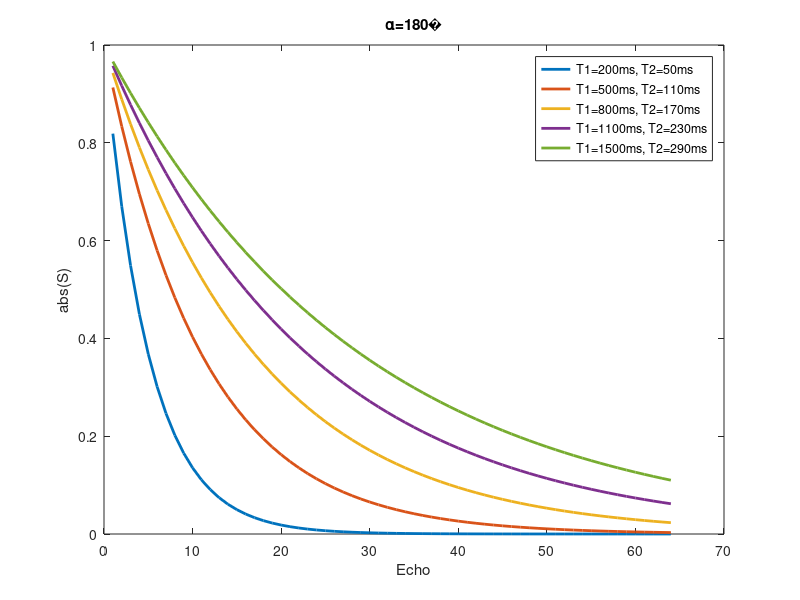
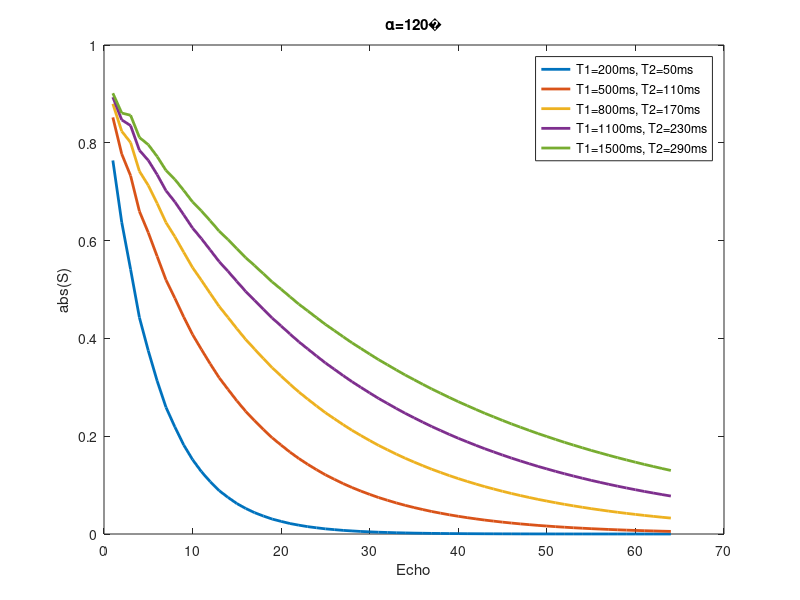
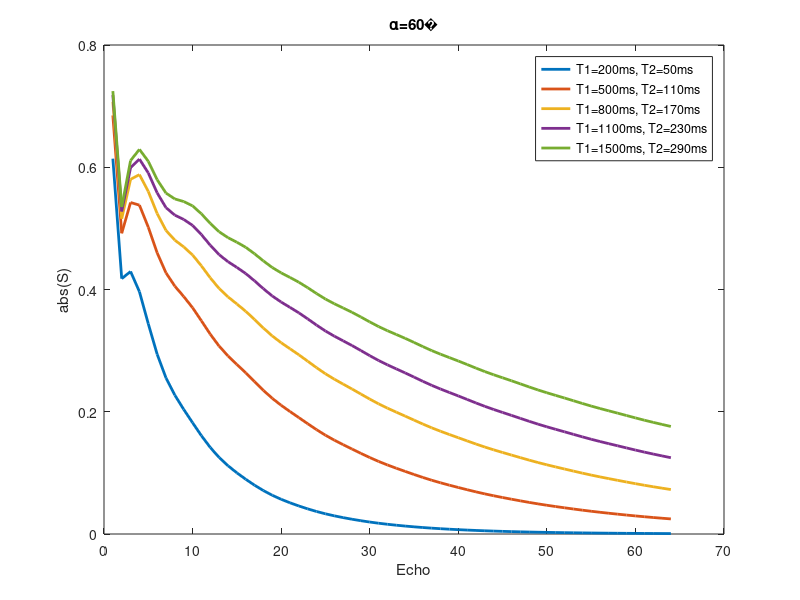
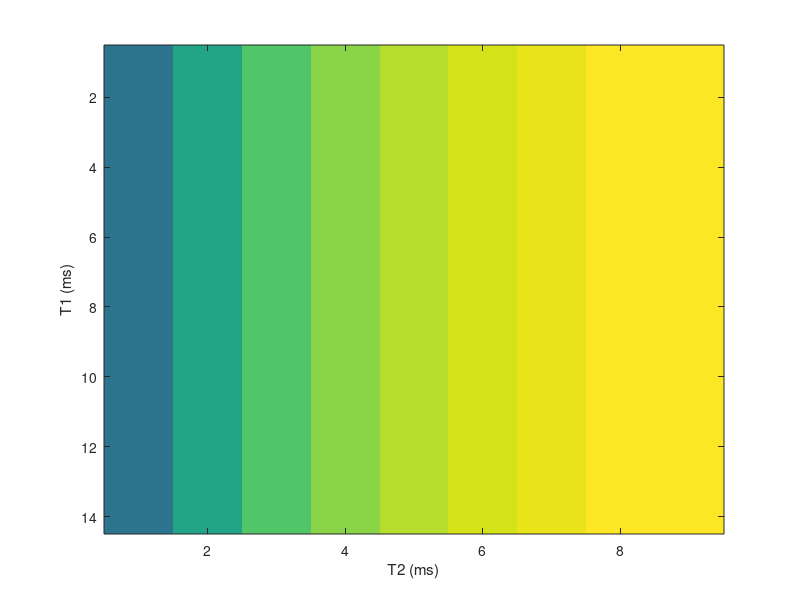

These charts were generated, in order, by the following MATLAB code: (Note: this script raises an error after producing the figures.)
function hw_2()
%% clear workspace
clear;
close all;
clc

% run question 1
q1()

% run question 2
q2()
end

%% Question 1
function q1()
% Question 1a
% (see functions below)
T1s = [200 500 800 1100 1500];
T2s = [50 110 170 230 290];
LW = 2;
numPlots = 5;
ETL = 64;

% Question 1ai
alpha = 180;
legstr = cell(1, numPlots);
figure;
for i = 1:numPlots
    T1 = T1s(i);
    T2 = T2s(i);
    M = epg_fse(alpha * pi / 180, T1, T2, ETL);
    plot(abs(M), 'LineWidth', LW)
    hold on
    xlabel('Echo')
    ylabel('abs(S)')
    title(['\alpha=' num2str(alpha) char(176)])
    legstr{i} = sprintf('T1=%dms, T2=%dms', T1, T2);
end
legend(legstr)

% Question 1aii
alpha = 120;
legstr = cell(1, numPlots);
figure;
for i = 1:numPlots
    T1 = T1s(i);
    T2 = T2s(i);
    M = epg_fse(alpha * pi / 180, T1, T2, ETL);
    plot(abs(M), 'LineWidth', LW)
    hold on
    xlabel('Echo')
    ylabel('abs(S)')
    title(['\alpha=' num2str(alpha) char(176)])
    legstr{i} = sprintf('T1=%dms, T2=%dms', T1, T2);
end
legend(legstr)

% Question 1aiii
alpha = 60;
legstr = cell(1, numPlots);
figure;
for i = 1:numPlots
    T1 = T1s(i);
    T2 = T2s(i);
    M = epg_fse(alpha * pi / 180, T1, T2, ETL);
    plot(abs(M), 'LineWidth', LW)
    hold on
    xlabel('Echo')
    ylabel('abs(S)')
    title(['\alpha=' num2str(alpha) char(176)])
    legstr{i} = sprintf('T1=%dms, T2=%dms', T1, T2);
end
legend(legstr)

% Question 1b
T1s = 200:100:1500;
T2s = 50:30:300;
alphas = [180 120 60];
echonum = [6 16 32 48];
for i = 1:length(alphas)
    alpha = alphas(i);
    cntplt = zeros(length(T1s), length(T2s), length(echonum));
    for j = 1:length(T1s)
        T1 = T1s(j);
        for k = 1:length(T2s)
            T2 = T2s(k);
            M = epg_fse(alpha * pi / 180, T1, T2, ETL);
            M = abs(M);
            cntplt(j, k, :) = M(echonum);
        end
    end
    for j = 1:length(echonum)
        figure;
        imagesc(abs(cntplt(:, :, j)));
        caxis([0 0.8]);
        xlabel('T2 (ms)')
        ylabel('T1 (ms)')
        set(gca, 'XTickLabels', T2s)
        set(gca, 'YTickLabels', T1s)
        c = colorbar;
        c.Label.String = 'abs(S)';
        set(gca, 'YDir', 'normal')
        title(['\alpha = ' num2str(alpha) char(176) ', Echo = ' num2str(echonum(j))])
    end
end
end

%% Functions for question 1
% code in this section built off of epg simulations in Rad229
% simulate FSE
function S = epg_fse(alpha, T1, T2, ETL)
% initial parameters
alpha_init = pi / 2; % 90 deg
dt = 5; % ms
P = zeros(3, 2 * ETL);
P(3, 1) = 1;
alpha1 = alpha + ((pi / 2) - (alpha / 2));
S = zeros(1, ETL);

% initial flip
P = rf(P, alpha_init, alpha_init);
for i = 1:ETL
    P = relax(P, T1, T2, dt);
    if i == 1
        P = rf(P, abs(alpha1), angle(alpha1));
    else
        P = rf(P, abs(alpha), angle(alpha));
    end
    P = relax(P, T1, T2, dt);

    S(i) = P(1, 1);
end
end

% simulate rf pulse
function P = rf(P0, alpha, phi)
R = [((cos(alpha / 2)) ^ 2) (exp(2 * 1i * phi) * (sin(alpha / 2)) ^ 2) (-1i * exp(1i * phi) * sin(alpha));
    (exp(-2 * 1i * phi) * (sin(alpha / 2)) ^ 2) ((cos(alpha / 2)) ^ 2) (1i * exp(-1i * phi) * sin(alpha));
    (-1i / 2 *exp(-1i * phi) * sin(alpha)) (1i / 2 * exp(1i * phi) * sin(alpha)) (cos(alpha))];

P = R * P0;
end

% simulate relaxation
function P = relax(P0, T1, T2, dt)
E2 = exp(-dt / T2);
E1 = exp(-dt / T1);

A = [E2 0 0;
    0 E2 0;
    0 0 E1];

B = 1 - E1;
P = A * P0;
P(3, 1) = P(3, 1) + B;

% include gradients
P(1, :) = circshift(P(1, :), [0 1]);
P(2, :) = circshift(P(2, :), [0 -1]);
P(2, end) = 0;
P(1, 1) = conj(P(2, 1));
end

%% Question 2
function q2()
% (see functions below)
% load in data
load('brain_maps.mat')
LW = 2;

% Question 2a
% T1-weighting
TR = 500; % ms
TE = 15; % ms
t1w = zeros(size(T1map));
for i = 1:numel(t1w)
    t1w(i) = spin_echo(T1map(i), T2map(i), TE, TR, 0);
end
t1w = M0map .* t1w;
figure;
imagesc(abs(t1w)); colormap('gray');
title('T1-weighted')

% PD-weighting
TR = 4000; % ms
TE = 15; % ms
pdw = zeros(size(T1map));
for i = 1:numel(pdw)
    pdw(i) = spin_echo(T1map(i), T2map(i), TE, TR, 0);
end
pdw = M0map .* pdw;
figure;
imagesc(abs(pdw)); colormap('gray');
title('PD-weighted')

% T2-weighting
TR = 6000; % ms
TE = 100; % ms
t2w = zeros(size(T1map));
for i = 1:numel(t1w)
    t2w(i) = spin_echo(T1map(i), T2map(i), TE, TR, 0);
end
t2w = M0map .* t2w;
figure;
imagesc(abs(t2w)); colormap('gray');
title('T2-weighted')

% Question 2bi
T1s = [1000 1000 2000 2000];
T2s = [50 100 50 100];
ETL = 32;
TR = 3000; % ms
TE = 5; % ms
nTRs = 5;
figure;
legstr = cell(1, length(T1s));
for i = 1:length(T1s)
    T1 = T1s(i);
    T2 = T2s(i);
    S = fast_spin_echo(T1, T2, TE, TR, 0, ETL, nTRs);
    plot(abs(S((end-ETL+1):end)), 'LineWidth', LW)
    xlabel('Echo')
    ylabel('abs(S)')
    legstr{i} = sprintf('T1=%dms, T2=%dms', T1, T2);
    hold on
end
legend(legstr)

% Question 2bii
TEeff = 80; % ms
ESP = 5; % ms
ETL = 32;
TEs = 0:ESP:(ESP*ETL);
TEs(1) = [];
kcentecho = find(TEs == TEeff);
kspacetot = zeros([size(T1map), length(TEs)]);
imgs = zeros([size(T1map), length(TEs)]);
for j = 1:numel(t1w)
    [row, col] = ind2sub(size(T1map), j);
    M = fast_spin_echo(T1map(j), T2map(j), ESP, TR, 0, ETL, 1);
    imgs(row, col, :) = M;
end
imgs(isnan(imgs)) = 0;
for i = 1:length(TEs)
    imgs(:, :, i) = M0map .* imgs(:, :, i);
    kspacetot(:, :, i) = fftshift(fft2(imgs(:, :, i)));
end

kspace = zeros(size(T1map));
slabsize = size(T1map, 1) / ETL;
slabstart = 1:slabsize:size(T1map, 1);
slabend = slabstart + slabsize - 1;
kspacelines = kcentecho;
echonum = kcentecho;
for i = 1:(ETL/2)
    min1 = kcentecho - i;
    if min1 < 1
        min1 = ETL + kcentecho - i;
    end
    plu1 = kcentecho + i;
    if plu1 > ETL
        plu1 = kcentecho + i - ETL;
    end
    kspacelines = [kspacelines min1 plu1];
    echonum = [echonum plu1 plu1];
end
kspacelines(kspacelines < 1 | kspacelines > ETL) = [];
for i = 1:length(TEs)
    curslab = kspacelines(i);
    kspace(slabstart(curslab):slabend(curslab), :) = kspacetot(slabstart(curslab):slabend(curslab), :, echonum(i));
end
imgeff = ifft2(kspace);
figure;
imagesc(abs(imgeff)); colormap('gray');
title(sprintf('TE_{eff} = %dms', TEeff))

figure;
imagesc(abs(imgeff)); colormap('gray');
title(sprintf('ETL = %d', ETL))

% Question 2biii
TEeff = 40; % ms
kcentecho = find(TEs == TEeff);
kspace = zeros(size(T1map));
echonum = kcentecho;
for i = 1:(ETL/2)
    plu1 = kcentecho + i;
    if plu1 > ETL
        plu1 = kcentecho + i - ETL;
    end
    echonum = [echonum plu1 plu1];
end
for i = 1:length(TEs)
    curslab = kspacelines(i);
    kspace(slabstart(curslab):slabend(curslab), :) = kspacetot(slabstart(curslab):slabend(curslab), :, echonum(i));
end
imgeff = ifft2(kspace);
figure;
imagesc(abs(imgeff)); colormap('gray');
title(sprintf('TE_{eff} = %dms', TEeff))

TEeff = 120; % ms
kcentecho = find(TEs == TEeff);
kspace = zeros(size(T1map));
echonum = kcentecho;
for i = 1:(ETL/2)
    plu1 = kcentecho + i;
    if plu1 > ETL
        plu1 = kcentecho + i - ETL;
    end
    echonum = [echonum plu1 plu1];
end
for i = 1:length(TEs)
    curslab = kspacelines(i);
    kspace(slabstart(curslab):slabend(curslab), :) = kspacetot(slabstart(curslab):slabend(curslab), :, echonum(i));
end
imgeff = ifft2(kspace);
figure;
imagesc(abs(imgeff)); colormap('gray');
title(sprintf('TE_{eff} = %dms', TEeff))

% Question 2biv
TEeff = 80; % ms
ESP = 5; % ms
ETLs = [16 64 128];
for k = 1:length(ETLs)
    ETL = ETLs(k);
    TEs = 0:ESP:(ESP*ETL);
    TEs(1) = [];
    kcentecho = find(TEs == TEeff);
    kspacetot = zeros([size(T1map), length(TEs)]);
    imgs = zeros([size(T1map), length(TEs)]);
    for j = 1:numel(t1w)
        [row, col] = ind2sub(size(T1map), j);
        M = fast_spin_echo(T1map(j), T2map(j), ESP, TR, 0, ETL, 1);
        imgs(row, col, :) = M;
    end
    imgs(isnan(imgs)) = 0;
    for i = 1:length(TEs)
        imgs(:, :, i) = M0map .* imgs(:, :, i);
        kspacetot(:, :, i) = fftshift(fft2(imgs(:, :, i)));
    end

    kspace = zeros(size(T1map));
    slabsize = size(T1map, 1) / ETL;
    slabstart = 1:slabsize:size(T1map, 1);
    slabend = slabstart + slabsize - 1;
    kspacelines = kcentecho;
    for i = 1:(ETL/2)
        min1 = kcentecho - i;
        if min1 < 1
            min1 = ETL + kcentecho - i;
        end
        plu1 = kcentecho + i;
        if plu1 > ETL
            plu1 = kcentecho + i - ETL;
        end
        kspacelines = [kspacelines min1 plu1];
    end
    kspacelines(kspacelines < 1 | kspacelines > ETL) = [];
    for i = 1:length(TEs)
        curslab = kspacelines(i);
        kspace(slabstart(curslab):slabend(curslab), :) = kspacetot(slabstart(curslab):slabend(curslab), :, curslab);
    end
    imgeff = ifft2(kspace);
    figure;
    imagesc(abs(imgeff)); colormap('gray');
    title(sprintf('ETL = %d', ETL))
end

% single echo image
imgse = zeros(size(T1map));
TE = 80; % ms
for i = 1:numel(imgse)
    imgse(i) = spin_echo(T1map(i), T2map(i), TE, TR, 0);
end
imgse = M0map .* imgse;
figure;
imagesc(abs(imgse)); colormap('gray');
title('Single Echo TE=80ms')
end

%% Functions for question 2
% code in this section built off of bloch simulations in Rad229 
function M = spin_echo(T1, T2, TE, TR, dfreq)
% rf pulses
Flip90 = rotate_y(pi / 2);
Refoc180 = rotate_x(pi);

% precession
[R_tr, b_tr] = freeprecess(TR - TE, dfreq, T1, T2);
[R_te_2, b_te_2] = freeprecess(TE / 2, dfreq, T1, T2);

% apply RF pulses
R_tr = [0 0 0; 0 0 0; 0 0 1] * R_tr;
Mss = inv(eye(3) - R_te_2 * Refoc180 * R_te_2 * Flip90 * R_tr) * (b_te_2 + R_te_2 * Refoc180 * (b_te_2 + R_te_2 * Flip90 * b_tr));
M = Mss(1) + 1i * Mss(2);
end

function Rx = rotate_x(alpha)
% function to rotate alpha (in radians) around x-axis
Rx = [1 0 0;
    0 cos(alpha) -sin(alpha);
    0 sin(alpha) cos(alpha)];
end

function Ry = rotate_y(alpha)
% function to rotate alpha (in radians) around y-axis
Ry = [cos(alpha) 0 sin(alpha);
    0 1 0;
    -sin(alpha) 0 cos(alpha)];
end

function Rz = rotate_z(phi)
% function to rotate phi (in radians) around z-axis
Rz = [cos(phi) -sin(phi) 0;
    sin(phi) cos(phi) 0;
    0 0 1];
end

function [A, b] = freeprecess(T,df,T1,T2)
% function to simulate precession
phi = 2*pi*df*(T * 10 ^ -3);
E1 = exp(-T/T1);
E2 = exp(-T/T2);

A = [E2 0 0;0 E2 0;0 0 E1]*rotate_z(phi);
b = [0 0 1-E1]';
end

function Mtot = fast_spin_echo(T1, T2, TE, TR, dfreq, ETL, nTRs)
Mtot = [];
% rf pulses
Flip90 = rotate_y(pi / 2);
Refoc180 = rotate_x(pi);

% precession
[R_tr, b_tr] = freeprecess(TR - ETL * TE, dfreq, T1, T2);
[R_te_2, b_te_2] = freeprecess(TE / 2, dfreq, T1, T2);

% apply RF pulses
R_tr = [0 0 0; 0 0 0; 0 0 1] * R_tr;
R = eye(3);
b = [0; 0; 0];

for k = 1:nTRs
    % echos
    for j = 1:ETL
        R = R_te_2 * Refoc180 * R_te_2 * R;
    	b = b_te_2 + R_te_2 * Refoc180 * (b_te_2 + R_te_2 * b);
    end

    % steady state sig
    R = Flip90 * R_tr * R;
    b = Flip90 * (b_tr + R_tr * b);
    Mss = inv(eye(3) - R) * b;
    M = Mss;

    % total signal
    for j = 1:ETL
        M = R_te_2 * Refoc180 * R_te_2 * M + b_te_2 + R_te_2 * Refoc180 * b_te_2;
    	Mss(:, j)=M;
    	Mtot(end+1) = M(1) + 1i * M(2);
    end
end
end